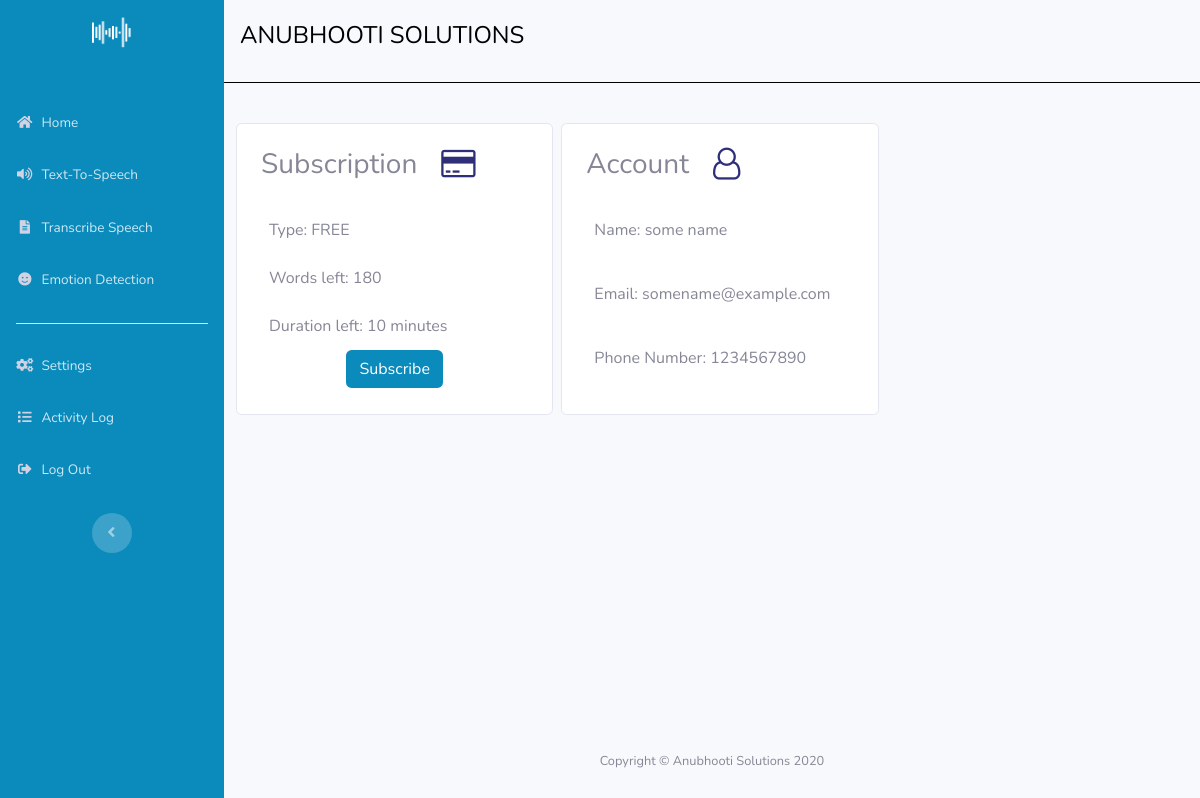
Page /welcome (signed in) on the committed database.
### Project/models.py (models this page shows, shortened)
class User(db.Model,UserMixin):
    __tablename__ = 'users'
    id = db.Column(db.Integer,primary_key=True,autoincrement=True)
    name = db.Column(db.String(50))
    number = db.Column(db.Integer())
    membership = db.Column(db.String(50))
    subscription_time = db.Column(db.DateTime())
    email = db.Column(db.String(50),unique=True,index=True)
    password_hash = db.Column(db.String(200))
    time_left = db.Column(db.Integer())
    words_left = db.Column(db.Integer())
    account_type = db.Column(db.String())

### Project/users/views.py (the view)
@users.route('/welcome')
def index():
    user = User.query.get(current_user.id)
    time = datetime.now()
    if (time - user.subscription_time) > timedelta(days=30):
        user.membership = 'FREE'
        db.session.commit()
    return render_template('welcome.html',user=user)

### Project/users/views.py (called while the page is built)
@loginmanager.user_loader
def load_user(uid):
    if uid is not None:
        return User.query.get(uid)
    return None

### Project/templates/welcome.html (shortened to what this page needs)
{% extends 'base.html' %}
{% block content %}
<div class="row">
    <div class="col-md-4 mt-4 mr-2 card">
        <div class="row">
            <h3 class="mt-4 mb-4 ml-4">Subscription</h3>
            <i class="fa fa-credit-card fa-2x mt-4 mb-4 ml-4" style="color:rgb(46, 46, 121);" aria-hidden="true"></i>
        </div>
        <ul class="list-group mb-3">
            <li class="list-group-item" style="border:0;">Type: {{user.membership}}</li>
            <li class="list-group-item" style="border:0;">Words left: {{user.words_left}}</li>
            <li class="list-group-item" style="border:0;">Duration left: {{user.time_left}} minutes</li>
            {% if user.membership !='FREE' %}
            <li class="list-group-item" style="border:0;">Validity: 30 days</li>
            {% else %}
            <a href="{{url_for('users.subscribe')}}" class="btn btn-md m-auto mybutton" style="background-color: #0b8abc;color:white;">Subscribe</a>
            {% endif %}
        </ul>
    </div>
    <div class="col-md-4 mt-4 card">
        <div class="row">
            <h3 class="mt-4 mb-4 ml-4">Account</h3>
            <i class="fa fa-user-o fa-2x mt-4 mb-4 ml-4" style="color:rgb(46, 46, 121);" aria-hidden="true"></i>
        </div>
        <ul class="list-group mb-3">
            <li class="list-group-item" style="border:0;"><p style="word-break:normal;">Name: {{user.name}}</p></li>
            <li class="list-group-item" style="border:0;"><p style="word-break:normal;">Email: {{user.email}}</p></li>
            <li class="list-group-item" style="border:0;"><p style="word-break:normal;">Phone Number: {{user.number}}</p></li>
        </ul>
    </div>
</div>
{% endblock %}

### rows in the picture
User: membership "FREE", words_left "180", time_left "10", name "some name", email "somename@example.com", number "1234567890"
